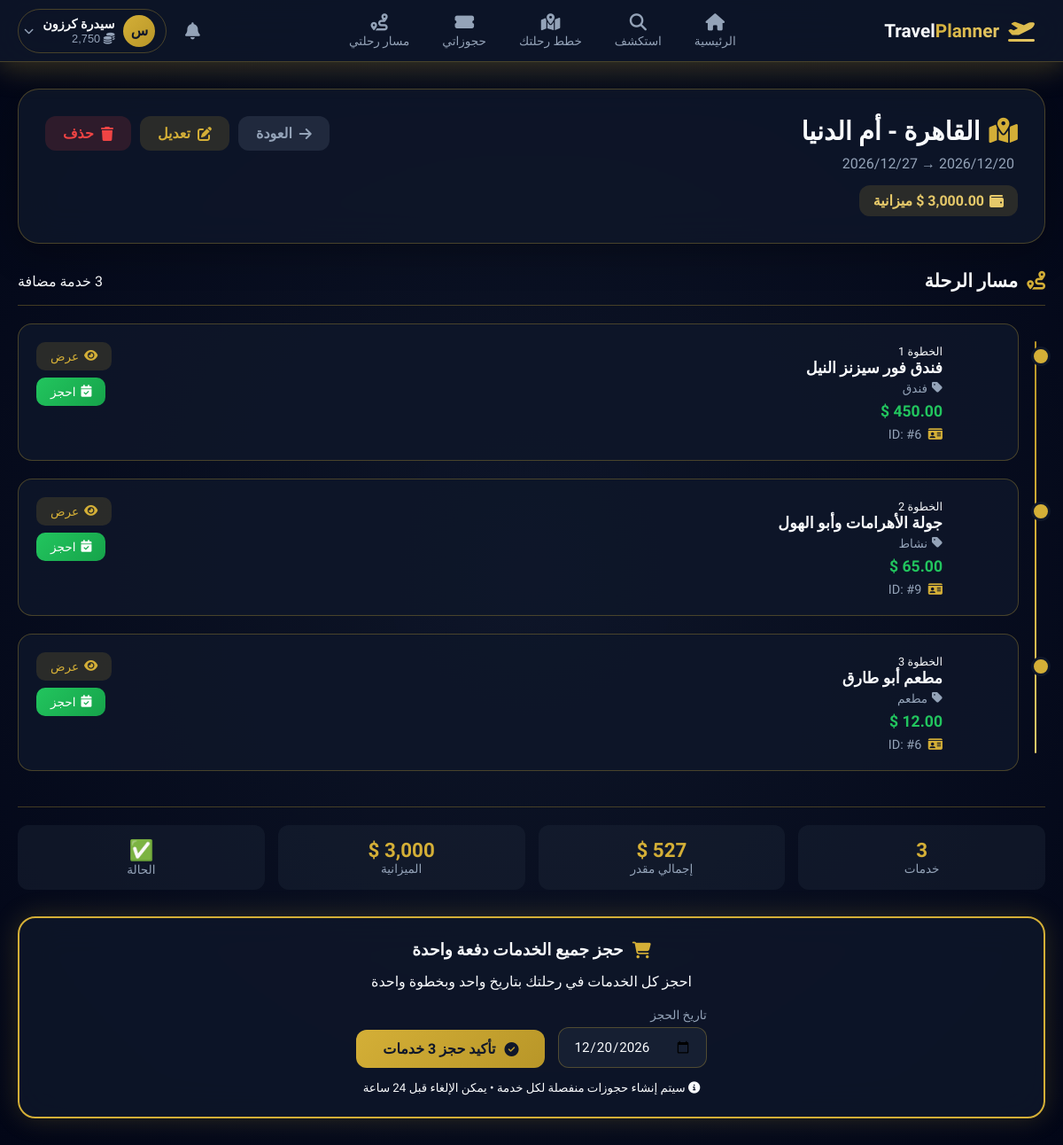
Screenshot of /trip_details.php?id=5 (signed in) with the database file from the repository.
### tables this page shows
CREATE TABLE `travelers` (
  `id` int(11) NOT NULL,
  `user_id` int(11) DEFAULT NULL,
  `full_name` varchar(100) DEFAULT NULL,
  `phone` varchar(20) DEFAULT NULL,
  `loyalty_points` int(11) DEFAULT 0
);

CREATE TABLE `trips` (
  `id` int(11) NOT NULL,
  `traveler_id` int(11) DEFAULT NULL,
  `destination` varchar(50) DEFAULT NULL,
  `total_budget` decimal(10,2) DEFAULT NULL,
  `start_date` date DEFAULT NULL,
  `end_date` date DEFAULT NULL,
  `itinerary_json` longtext DEFAULT NULL,
  `created_at` timestamp NOT NULL DEFAULT current_timestamp(),
  `updated_at` timestamp NOT NULL DEFAULT current_timestamp() ON UPDATE current_timestamp()
);

### trip_details.php (the view, shortened to what this page needs)
<?php
include '../config/db.php';
$uid = $_SESSION['user_id'];
$traveler = mysqli_fetch_assoc(mysqli_query(
    $conn,
    "SELECT t.id as traveler_id, t.full_name, t.loyalty_points FROM travelers t WHERE t.user_id = $uid"
));
$tid = $traveler['traveler_id'] ?? 0;
$trip_id = $_GET['id'] ?? 0;
$trip = null;
if ($trip_id > 0) {
    $trip = mysqli_fetch_assoc(mysqli_query(
        $conn,
        "SELECT * FROM trips WHERE id = $trip_id AND traveler_id = $tid"
    ));
}
$itinerary = json_decode($trip['itinerary_json'], true) ?? [];
function getServiceIcon($type)
{
    return [
        'hotel' => ['icon' => 'fa-hotel', 'color' => '#3b82f6', 'label' => 'فندق'],
        'restaurant' => ['icon' => 'fa-utensils', 'color' => '#f59e0b', 'label' => 'مطعم'],
        'activity' => ['icon' => 'fa-umbrella-beach', 'color' => '#22c55e', 'label' => 'نشاط']
    ][$type] ?? ['icon' => 'fa-store', 'color' => '#64748b', 'label' => 'خدمة'];
}
?>
<!DOCTYPE html>
<html lang="ar" dir="rtl">
<head>
    <link rel="stylesheet" href="https://cdnjs.cloudflare.com/ajax/libs/font-awesome/6.4.0/css/all.min.css">
    <link href="https://unpkg.com/aos@2.3.1/dist/aos.css" rel="stylesheet">
</head>
<body>
    <div class="bg-animation"></div>
    <?php include 'navbar.php'; ?>
    <main class="main-content">
        <div class="trip-header" data-aos="fade-down">
            <div class="trip-title">
                <h1><i class="fas fa-map-marked-alt"></i> <?php echo htmlspecialchars($trip['destination']); ?></h1>
                <p class="trip-dates">
                    → <?php echo date('Y/m/d', strtotime($trip['end_date'])); ?>
                </p>
                <span class="trip-budget">
                    <i class="fas fa-wallet"></i> <?php echo number_format($trip['total_budget'], 2); ?> $ ميزانية
                </span>
            </div>
            <div class="trip-actions">
                <a href="my_itinerary.php" class="btn-header btn-back">
                    <i class="fas fa-arrow-right"></i> العودة
                </a>
                <a href="plan_trip.php?edit=<?php echo $trip['id']; ?>" class="btn-header btn-edit">
                    <i class="fas fa-edit"></i> تعديل
                </a>
                <a href="?id=<?php echo $trip['id']; ?>&action=delete" class="btn-header btn-delete"
                    onclick="return confirm('⚠️ هل أنت متأكد من حذف هذه الرحلة؟ لا يمكن التراجع.')">
                    <i class="fas fa-trash"></i> حذف
                </a>
            </div>
        </div>
        <div class="itinerary-section">
            <div class="section-header">
                <h3 class="section-title"><i class="fas fa-route"></i> مسار الرحلة</h3>
                <span class="text-secondary"><?php echo count($itinerary); ?> خدمة مضافة</span>
            </div>
            <?php if (count($itinerary) > 0): ?>
                <div class="itinerary-timeline">
                    <?php $step = 1;
                    foreach ($itinerary as $item):
                        $service = getServiceIcon($item['type']);
                    ?>
                        <div class="timeline-item" data-aos="fade-left">
                            <div class="timeline-icon" style="background: rgba(<?php
                                                                                echo implode(',', array_map(
                                                                                    fn($hex) => hexdec(substr($hex, 1, 2)),
                                                                                    [preg_match('/#([a-f0-9]{3}){1,2}$/i', $service['color']) ? $service['color'] : '#64748b']
                                                                                )) ?? '100,116,139'; ?>, 0.15); color: <?php echo $service['color']; ?>;">
                            </div>
                            <div class="timeline-content">
                                <span class="text-secondary" style="font-size:0.8rem;">الخطوة <?php echo $step++; ?></span>
                                <h4><?php echo htmlspecialchars($item['name']); ?></h4>
                                <p class="service-type">
                                    <i class="fas fa-tag"></i> <?php echo $service['label']; ?>
                                </p>
                                <p class="service-price"><?php echo number_format($item['price'], 2); ?> $</p>
                                <div class="service-meta">
                                    <span><i class="fas fa-id-card"></i> ID: #<?php echo $item['id']; ?></span>
                                </div>
                            </div>
                            <div class="timeline-actions">
                                <a href="service_details.php?id=<?php echo $item['id']; ?>&type=<?php echo $item['type']; ?>"
                                    class="btn-timeline btn-view-service" target="_blank">
                                    <i class="fas fa-eye"></i> عرض
                                </a>
                                <a href="service_details.php?id=<?php echo $item['id']; ?>&type=<?php echo $item['type']; ?>#book"
                                    class="btn-timeline btn-book-now">
                                    <i class="fas fa-calendar-check"></i> احجز
                                </a>
                            </div>
                        </div>
                    <?php endforeach; ?>
                </div>
            <?php endif; ?>
        </div>
        <?php if (count($itinerary) > 0):
            $total_estimated = array_sum(array_column($itinerary, 'price'));
        ?>
            <div class="trip-summary">
                <div class="summary-item">
                    <div class="summary-value"><?php echo count($itinerary); ?></div>
                    <div class="summary-label">خدمات</div>
                </div>
                <div class="summary-item">
                    <div class="summary-value"><?php echo number_format($total_estimated, 0); ?> $</div>
                    <div class="summary-label">إجمالي مقدر</div>
                </div>
                <div class="summary-item">
                    <div class="summary-value"><?php echo number_format($trip['total_budget'], 0); ?> $</div>
                    <div class="summary-label">الميزانية</div>
                </div>
                <div class="summary-item">
                    <div class="summary-value" style="color: <?php echo $total_estimated <= $trip['total_budget'] ? 'var(--success)' : 'var(--danger)'; ?>;">
                        <?php echo $total_estimated <= $trip['total_budget'] ? '✅' : '⚠️'; ?>
                    </div>
                    <div class="summary-label">الحالة</div>
                </div>
            </div>
        <?php endif; ?>
        <?php if (count($itinerary) > 0): ?>
            <div class="bulk-booking-card" data-aos="fade-up">
                <h3><i class="fas fa-shopping-cart"></i> حجز جميع الخدمات دفعة واحدة</h3>
                <p class="text-secondary" style="margin-bottom:20px;">
                    احجز كل الخدمات في رحلتك بتاريخ واحد وبخطوة واحدة
                </p>
                <form method="POST" class="booking-form">
                    <div class="form-group">
                        <label>تاريخ الحجز</label>
                        <input type="date" name="booking_date" required min="<?php echo date('Y-m-d'); ?>"
                            value="<?php echo $trip['start_date']; ?>">
                    </div>
                    <button type="submit" name="book_all" class="btn-book-all">
                        <i class="fas fa-check-circle"></i> تأكيد حجز <?php echo count($itinerary); ?> خدمات
                    </button>
                </form>
                <small class="text-secondary" style="display:block;margin-top:15px;">
                    <i class="fas fa-info-circle me-1"></i>
                    سيتم إنشاء حجوزات منفصلة لكل خدمة • يمكن الإلغاء قبل 24 ساعة
                </small>
            </div>
        <?php endif; ?>
    </main>
</body>
</html>

### navbar.php (shortened to what this page needs)
<?php
$current_page = basename($_SERVER['PHP_SELF']);
$traveler = null;
if (isset($_SESSION['user_id']) && isset($conn)) {
    $uid = $_SESSION['user_id'];
    $traveler = mysqli_fetch_assoc(mysqli_query(
        $conn,
        "SELECT t.*, u.username, u.email
         FROM travelers t
         JOIN users u ON t.user_id = u.id
         WHERE t.user_id = $uid"
    ));
}
?>
<nav class="luxury-navbar">
    <div class="navbar-container">
        <div class="navbar-brand">
            <a href="index.php" class="brand-link">
                <i class="fas fa-plane-departure brand-icon"></i>
                <span class="brand-text">
                    Travel<span class="brand-highlight">Planner</span>
                </span>
            </a>
        </div>
        <div class="navbar-links" id="navbarLinks">
            <a href="index.php" class="nav-link <?php echo $current_page === 'index.php' ? 'active' : ''; ?>">
                <i class="fas fa-home"></i>
                <span>الرئيسية</span>
            </a>
            <a href="search.php" class="nav-link <?php echo $current_page === 'search.php' ? 'active' : ''; ?>">
                <i class="fas fa-search"></i>
                <span>استكشف</span>
            </a>
            <a href="plan_trip.php" class="nav-link <?php echo $current_page === 'plan_trip.php' ? 'active' : ''; ?>">
                <i class="fas fa-map-marked-alt"></i>
                <span>خطط رحلتك</span>
            </a>
            <a href="my_bookings.php" class="nav-link <?php echo $current_page === 'my_bookings.php' ? 'active' : ''; ?>">
                <i class="fas fa-ticket-alt"></i>
                <span>حجوزاتي</span>
            </a>
            <a href="my_itinerary.php" class="nav-link <?php echo $current_page === 'my_itinerary.php' ? 'active' : ''; ?>">
                <i class="fas fa-route"></i>
                <span>مسار رحلتي</span>
            </a>
        </div>
        <div class="navbar-actions">
            <div class="nav-dropdown notification-dropdown">
                <button class="nav-icon-btn" id="notificationBtn" aria-label="الإشعارات">
                    <i class="fas fa-bell"></i>
                </button>
            </div>
            <div class="nav-dropdown user-dropdown">
                <button class="user-btn" id="userBtn">
                    <div class="user-avatar">
                        <?php echo mb_substr($traveler['full_name'] ?? 'م', 0, 1); ?>
                    </div>
                    <div class="user-info d-none d-lg-block">
                        <span class="user-name"><?php echo htmlspecialchars($traveler['full_name'] ?? 'مسافر'); ?></span>
                        <span class="user-points">
                            <i class="fas fa-coins text-warning"></i>
                            <?php echo number_format($traveler['loyalty_points'] ?? 0); ?>
                        </span>
                    </div>
                    <i class="fas fa-chevron-down toggle-icon"></i>
                </button>
            </div>
        </div>
    </div>
</nav>

### navbar.php (style rules this page uses)
:root { --gold-primary: #d4af37; --gold-light: #e6c96a; --gold-dark: #b89628; --blue-dark: #0f172a; --blue-darker: #020617; --blue-light: #1e293b; --text-primary: #f8fafc; --text-secondary: #94a3b8; --glass-bg: rgba(15, 23, 42, 0.85); --glass-border: rgba(212, 175, 55, 0.3); --shadow-gold: 0 8px 32px rgba(212, 175, 55, 0.25); --transition: all 0.3s cubic-bezier(0.4, 0, 0.2, 1); }
.luxury-navbar { position: fixed; top: 0; left: 0; right: 0; z-index: 1000; background: var(--glass-bg); backdrop-filter: blur(20px); -webkit-backdrop-filter: blur(20px); border-bottom: 1px solid var(--glass-border); box-shadow: var(--shadow-gold); padding: 0 20px; height: 70px; transition: var(--transition); }
.navbar-container { max-width: 1400px; margin: 0 auto; height: 100%; display: flex; align-items: center; justify-content: space-between; gap: 20px; }
.navbar-brand { flex-shrink: 0; }
.brand-link { display: flex; align-items: center; gap: 10px; text-decoration: none; padding: 8px 12px; border-radius: 12px; transition: var(--transition); }
.brand-icon { font-size: 1.5rem; background: linear-gradient(135deg, var(--gold-primary), var(--gold-light)); -webkit-background-clip: text; -webkit-text-fill-color: transparent; background-clip: text; }
.brand-text { font-size: 1.3rem; font-weight: 700; color: var(--text-primary); font-family: 'Tajawal', sans-serif; }
.brand-highlight { background: linear-gradient(135deg, var(--gold-primary), var(--gold-light)); -webkit-background-clip: text; -webkit-text-fill-color: transparent; background-clip: text; }
.navbar-links { display: flex; align-items: center; gap: 5px; flex: 1; justify-content: center; }
.nav-link { display: flex; flex-direction: column; align-items: center; gap: 4px; padding: 10px 16px; text-decoration: none; color: var(--text-secondary); border-radius: 12px; transition: var(--transition); position: relative; font-size: 0.85rem; font-family: 'Tajawal', sans-serif; }
.nav-link i { font-size: 1.2rem; transition: var(--transition); }
.navbar-actions { display: flex; align-items: center; gap: 8px; flex-shrink: 0; }
.nav-dropdown { position: relative; }
.nav-icon-btn { background: transparent; border: none; color: var(--text-secondary); font-size: 1.2rem; padding: 10px; border-radius: 12px; cursor: pointer; transition: var(--transition); position: relative; width: 42px; height: 42px; display: flex; align-items: center; justify-content: center; }
.user-btn { display: flex; align-items: center; gap: 10px; background: transparent; border: 1px solid var(--glass-border); padding: 6px 12px 6px 6px; border-radius: 50px; cursor: pointer; transition: var(--transition); }
.user-avatar { width: 36px; height: 36px; border-radius: 50%; background: linear-gradient(135deg, var(--gold-primary), var(--gold-dark)); color: var(--blue-dark); display: flex; align-items: center; justify-content: center; font-weight: 700; font-size: 1rem; flex-shrink: 0; }
.user-info { display: flex; flex-direction: column; text-align: right; }
.user-name { color: var(--text-primary); font-size: 0.9rem; font-weight: 600; font-family: 'Tajawal', sans-serif; }
.user-points { color: var(--text-secondary); font-size: 0.8rem; }
.toggle-icon { color: var(--text-secondary); font-size: 0.7rem; transition: transform 0.3s; }
.luxury-navbar::before { content: ''; position: absolute; top: 0; left: -100%; width: 100%; height: 100%; background: linear-gradient(90deg, transparent, rgba(212, 175, 55, 0.1), transparent); animation: shimmer 3s infinite; pointer-events: none; }

### rows the page displays
travelers: full_name "س", full_name "سيدرة كرزون", loyalty_points "2,750"
trips: destination "القاهرة - أم الدنيا", end_date "2026/12/27", total_budget "3,000.00", itinerary_json "3", booking_date "12/20/2026"

### other values shown
$item['name'] "فندق فور سيزنز النيل"
$service['label'] "فندق"
$item['id'] "6"
$item['name'] "جولة الأهرامات وأبو الهول"
$service['label'] "نشاط"
$item['id'] "9"
$item['name'] "مطعم أبو طارق"
$service['label'] "مطعم"
